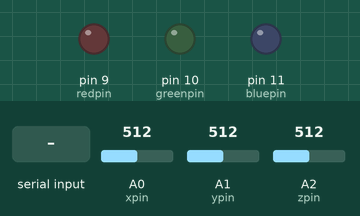
Bench run of a sketch on a simulated Arduino Uno, built with avr-gcc and run on an emulated ATmega328P. Shown: output pins drawn as LEDs (lit = HIGH). The test bench sets the inputs (shaded band); at power-on: A0 (xpin) = 512, A1 (ypin) = 512, A2 (zpin) = 512. What the sketch prints to the serial monitor is not drawn.

Above: at 1.2 s.
1.3 s: "1\n" received over Serial
At 1.7 s:
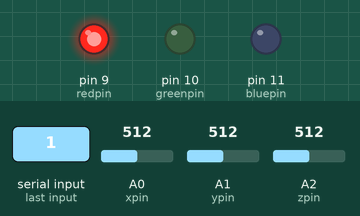
2.8 s: "2\n" received over Serial
At 4.0 s:
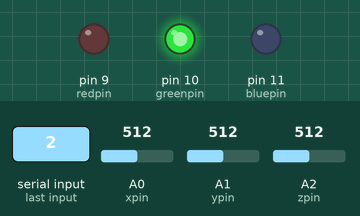
4.3 s: "3\n" received over Serial
At 5.1 s:
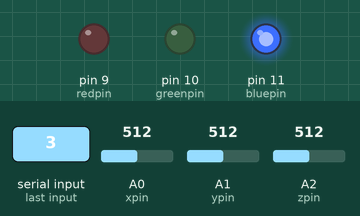
Timing chart, 0 to 7.3 s (numbered marks = the images above; inputs shaded):
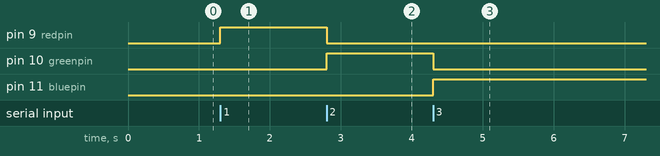

Measured:
- after the input at 1.3 s, pin 9 (redpin): LOW → HIGH at once
- after the input at 2.8 s, pin 9 (redpin): HIGH → LOW at once; pin 10 (greenpin): LOW → HIGH at once
- after the input at 4.3 s, pin 10 (greenpin): HIGH → LOW at once; pin 11 (bluepin): LOW → HIGH at once

The sketch:

ADXL335_LEDs.ino
```cpp
// Arduino example that streams accelerometer data from an ADXL335
// (or other three-axis analog accelerometer) to the ESP system and
// lights different LEDs depending on the predictions made by the
// ESP system. Use with the user_accelerometer_gestures.cpp ESP example.

// the accelerometer pins
int zpin = A2;
int ypin = A1;
int xpin = A0;

// the LED pins
int redpin = 9;
int greenpin = 10;
int bluepin = 11;

// These are only used if you're plugging the ADXL335 (on the
// Adafruit breakout board) directly into the analog input pins
// of your Arduino. See comment below.
int vinpin = A5;
int voutpin = A4;
int gndpin = A3;

void setup() {
  Serial.begin(115200);

  // Lower the serial timeout (from its default value of 1000 ms)
  // so that the call to Serial.parseInt() below doesn't pause for
  // too long and disrupt the sending of accelerometer data.
  Serial.setTimeout(2);

  // Uncomment the following lines if you're using an ADXL335 on an
  // Adafruit breakout board (https://www.adafruit.com/products/163)
  // and want to plug it directly into (and power it from) the analog
  // input pins of your Arduino board.
//  pinMode(vinpin, OUTPUT); digitalWrite(vinpin, HIGH);
//  pinMode(gndpin, OUTPUT); digitalWrite(gndpin, LOW);
//  pinMode(voutpin, INPUT);

  pinMode(xpin, INPUT);
  pinMode(ypin, INPUT);
  pinMode(zpin, INPUT);
}

void loop() {
  Serial.print(analogRead(xpin)); Serial.print("\t");
  Serial.print(analogRead(ypin)); Serial.print("\t");
  Serial.print(analogRead(zpin)); Serial.println();
  delay(10);

  // Check for a valid prediction.
  int val = Serial.parseInt();
  if (val != 0) {
    // Turn off all the LEDs.
    analogWrite(redpin, 0);
    analogWrite(greenpin, 0);
    analogWrite(bluepin, 0);

    // Turn on the LED corresponding to the prediction.
    if (val == 1) analogWrite(redpin, 255);
    if (val == 2) analogWrite(greenpin, 255);
    if (val == 3) analogWrite(bluepin, 255);
  }
}
```
